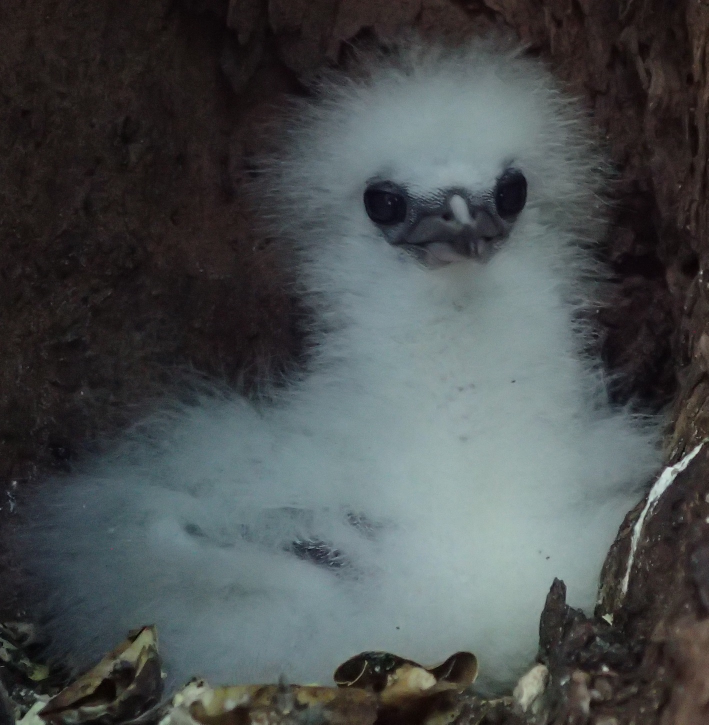
#> input picture source/P3070541crop.jpg, 1417 x 1449 px (shown at 1/2 size)
$ python '画像サイズ編集.py'
#> lines starting #> are read from the running program, lines starting #| are printed output that depends on the picture
from PIL import Image
im=Image.open("./source/P3070541crop.jpg")
#> im is the input picture: PIL image 1417x1449 RGB; mean R, G, B 73.2, 77.9, 78.7
im.show()
size = im.size
#> size = (1417, 1449)
shorter_length=min(size)
#> shorter_length = 1417
print(shorter_length)
#| 1417
im_crop = im.crop((0, 0, shorter_length, shorter_length))
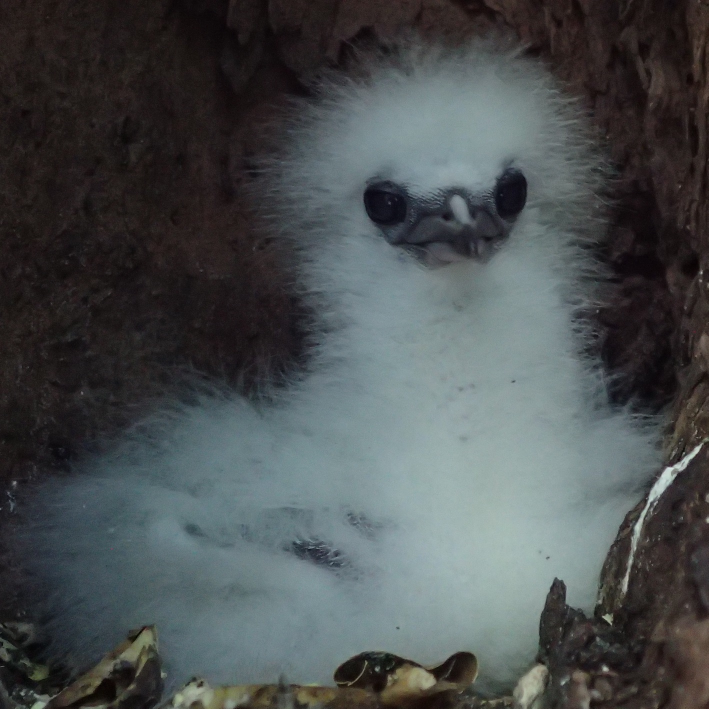
#> im_crop: PIL image 1417x1417 RGB (shown at 1/2 size); mean R, G, B 73.5, 78.4, 79.4
im_resized=im_crop.resize((512,512))
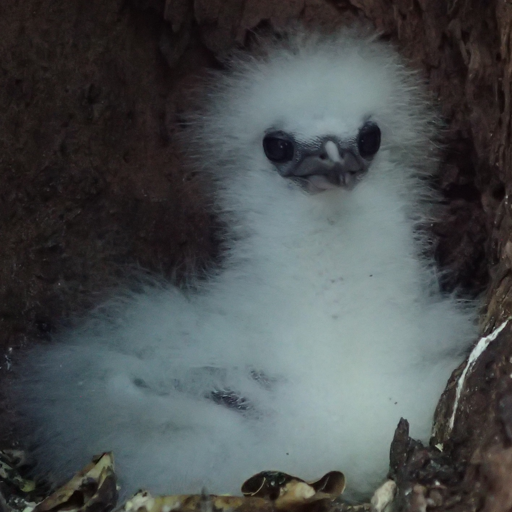
#> im_resized: PIL image 512x512 RGB; mean R, G, B 73.5, 78.4, 79.4
im_resized.show()
im_resized.save("./source/cropped_resized.jpg", quality=95)
